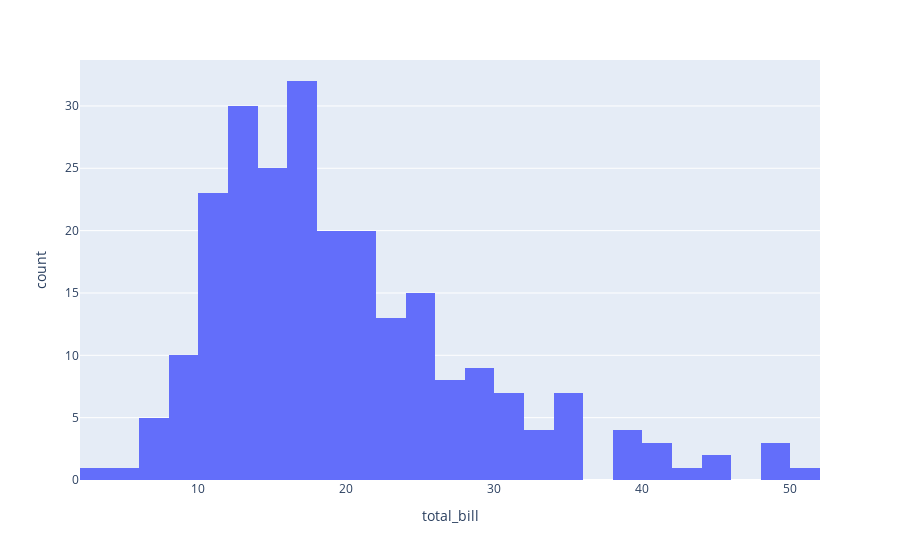

Notebook source saved alongside this figure:
### Code cell
# https://plotly.com/python/histograms/
import plotly.express as px
df = px.data.tips()
fig = px.histogram(df, x="total_bill")
fig.show()

### Figure 1 — Plotly figure (JSON) as saved in the notebook; plotly's stock layout.template omitted (floating-point values rounded to 4 significant figures; data arrays with more than 128 entries replaced by an {"elided": "..."} marker saying what was removed)
{"data": [{"alignmentgroup": "True", "bingroup": "x", "hovertemplate": "total_bill=%{x}<br>count=%{y}<extra></extra>", "legendgroup": "", "marker": {"color": "#636efa", "pattern": {"shape": ""}}, "name": "", "offsetgroup": "", "orientation": "v", "showlegend": false, "type": "histogram", "x": {"elided": "244 float values"}, "xaxis": "x", "yaxis": "y"}], "layout": {"barmode": "relative", "legend": {"tracegroupgap": 0}, "margin": {"t": 60}, "xaxis": {"anchor": "y", "domain": [0, 1], "title": {"text": "total_bill"}}, "yaxis": {"anchor": "x", "domain": [0, 1], "title": {"text": "count"}}}}
